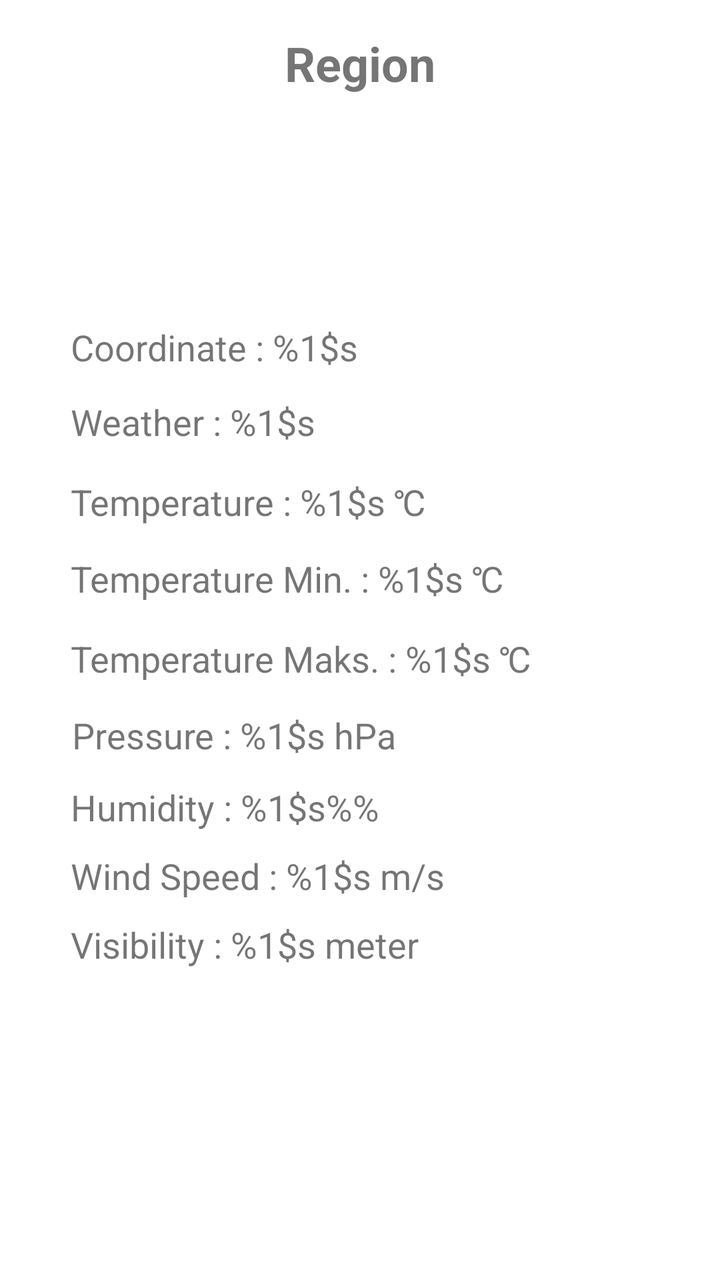
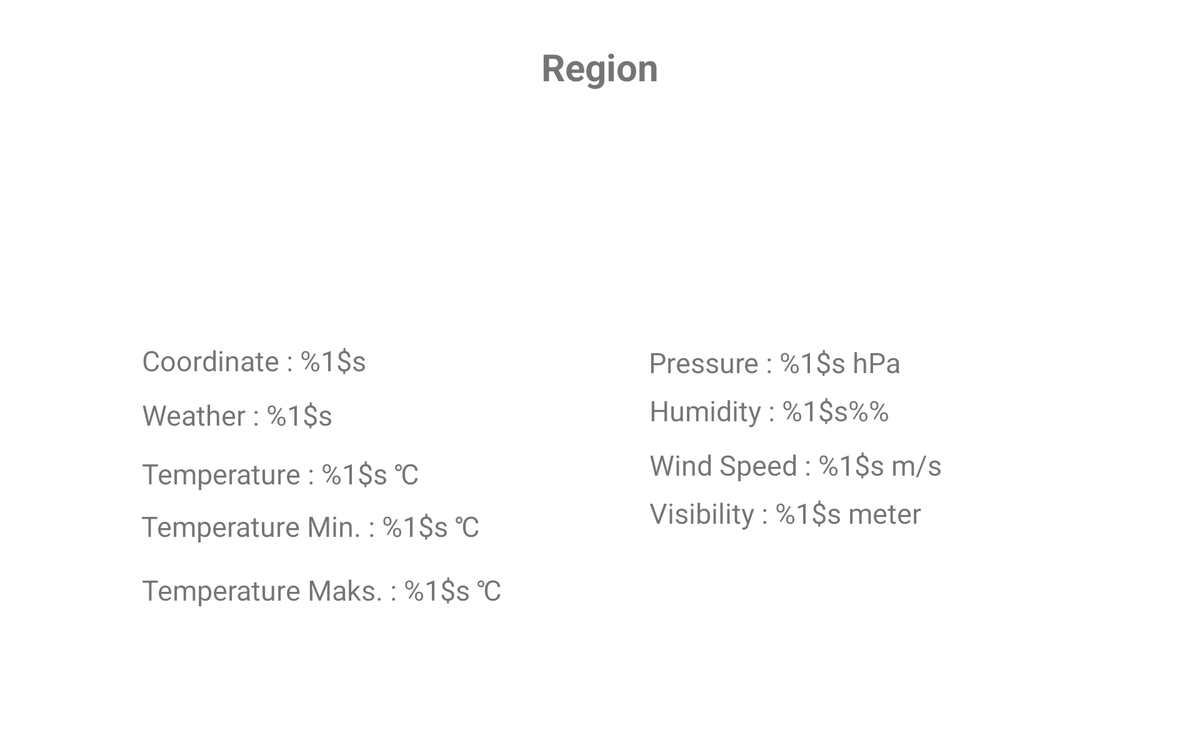

Compare how this app lays out the same screen by default and in its alternative resource folder. The renders come first, then the two layout files and the values they reference.
<!-- AndroidManifest.xml: application theme Theme.Cuacajabodetabek -->
<!-- res/layout/informasi_cuaca_detail.xml -->
<?xml version="1.0" encoding="utf-8"?>
<FrameLayout
    xmlns:android="http://schemas.android.com/apk/res/android"
    xmlns:app="http://schemas.android.com/apk/res-auto"
    android:layout_width="match_parent"
    android:layout_height="match_parent"
    xmlns:tools="http://schemas.android.com/tools"
    tools:context=".fragment.InformasiCuacaDetailFragment">
    <androidx.constraintlayout.widget.ConstraintLayout
        android:layout_width="match_parent"
        android:layout_height="match_parent">

        <ImageView
            android:id="@+id/imageViewDetail"
            android:layout_width="97dp"
            android:layout_height="97dp"
            app:layout_constraintBottom_toBottomOf="parent"
            app:layout_constraintEnd_toEndOf="parent"
            app:layout_constraintStart_toStartOf="parent"
            app:layout_constraintTop_toTopOf="parent"
            app:layout_constraintVertical_bias="0.09"
            tools:srcCompat="@tools:sample/avatars" />

        <TextView
            android:id="@+id/textDetailDaerah"
            android:layout_width="wrap_content"
            android:layout_height="wrap_content"
            android:text="@string/daerah"
            android:textSize="24sp"
            android:textStyle="bold"
            app:layout_constraintBottom_toTopOf="@+id/imageViewDetail"
            app:layout_constraintEnd_toEndOf="parent"
            app:layout_constraintStart_toStartOf="parent"
            app:layout_constraintTop_toTopOf="parent"
            app:layout_constraintVertical_bias="0.923" />

        <TextView
            android:id="@+id/textDetailKoordinat"
            android:layout_width="250dp"
            android:layout_height="wrap_content"
            android:textSize="18sp"
            android:text="@string/koordinat"
            app:layout_constraintBottom_toBottomOf="parent"
            app:layout_constraintEnd_toEndOf="parent"
            app:layout_constraintHorizontal_bias="0.322"
            app:layout_constraintStart_toStartOf="parent"
            app:layout_constraintTop_toBottomOf="@+id/textDetailDaerah"
            app:layout_constraintVertical_bias="0.2" />

        <TextView
            android:id="@+id/textDetailCuaca"
            android:layout_width="250dp"
            android:layout_height="wrap_content"
            android:textSize="18sp"
            android:text="@string/cuaca"
            app:layout_constraintBottom_toBottomOf="parent"
            app:layout_constraintEnd_toEndOf="parent"
            app:layout_constraintHorizontal_bias="0.322"
            app:layout_constraintStart_toStartOf="parent"
            app:layout_constraintTop_toBottomOf="@+id/textDetailKoordinat"
            app:layout_constraintVertical_bias="0.030" />

        <TextView
            android:id="@+id/textDetailTemperatur"
            android:layout_width="250dp"
            android:layout_height="wrap_content"
            android:textSize="18sp"
            android:text="@string/temperatur_rerate"
            app:layout_constraintBottom_toBottomOf="parent"
            app:layout_constraintEnd_toEndOf="parent"
            app:layout_constraintHorizontal_bias="0.322"
            app:layout_constraintStart_toStartOf="parent"
            app:layout_constraintTop_toBottomOf="@+id/textDetailCuaca"
            app:layout_constraintVertical_bias="0.040" />

        <TextView
            android:id="@+id/textDetailTemperaturMin"
            android:layout_width="250dp"
            android:layout_height="wrap_content"
            android:textSize="18sp"
            android:text="@string/temperatur_min"
            app:layout_constraintBottom_toBottomOf="parent"
            app:layout_constraintEnd_toEndOf="parent"
            app:layout_constraintHorizontal_bias="0.322"
            app:layout_constraintStart_toStartOf="parent"
            app:layout_constraintTop_toBottomOf="@+id/textDetailTemperatur"
            app:layout_constraintVertical_bias="0.040" />

        <TextView
            android:id="@+id/textDetailTemperaturMax"
            android:layout_width="250dp"
            android:layout_height="wrap_content"
            android:textSize="18sp"
            android:text="@string/temperatur_maks"
            app:layout_constraintBottom_toBottomOf="parent"
            app:layout_constraintEnd_toEndOf="parent"
            app:layout_constraintHorizontal_bias="0.322"
            app:layout_constraintStart_toStartOf="parent"
            app:layout_constraintTop_toBottomOf="@+id/textDetailTemperaturMin"
            app:layout_constraintVertical_bias="0.050" />

        <TextView
            android:id="@+id/textDetailTekanan"
            android:layout_width="wrap_content"
            android:layout_height="wrap_content"
            android:text="@string/tekanan"
            android:textSize="18sp"
            app:layout_constraintBottom_toBottomOf="parent"
            app:layout_constraintEnd_toEndOf="parent"
            app:layout_constraintHorizontal_bias="0.182"
            app:layout_constraintStart_toStartOf="parent"
            app:layout_constraintTop_toBottomOf="@+id/textDetailTemperaturMax"
            app:layout_constraintVertical_bias="0.051" />

        <TextView
            android:id="@+id/textDetailKelembaman"
            android:layout_width="250dp"
            android:layout_height="wrap_content"
            android:textSize="18sp"
            android:text="@string/kelembapan"
            app:layout_constraintBottom_toBottomOf="parent"
            app:layout_constraintEnd_toEndOf="parent"
            app:layout_constraintHorizontal_bias="0.322"
            app:layout_constraintStart_toStartOf="parent"
            app:layout_constraintTop_toBottomOf="@+id/textDetailTekanan"
            app:layout_constraintVertical_bias="0.050" />

        <TextView
            android:id="@+id/textView8"
            android:layout_width="250dp"
            android:layout_height="wrap_content"
            android:textSize="18sp"
            android:text="@string/kecepatan_angin"
            app:layout_constraintBottom_toBottomOf="parent"
            app:layout_constraintEnd_toEndOf="parent"
            app:layout_constraintHorizontal_bias="0.322"
            app:layout_constraintStart_toStartOf="parent"
            app:layout_constraintTop_toBottomOf="@+id/textDetailKelembaman"
            app:layout_constraintVertical_bias="0.050" />

        <TextView
            android:id="@+id/textDetailPengelihatan"
            android:layout_width="250dp"
            android:layout_height="wrap_content"
            android:textSize="18sp"
            android:text="@string/pengelihatan"
            app:layout_constraintBottom_toBottomOf="parent"
            app:layout_constraintEnd_toEndOf="parent"
            app:layout_constraintHorizontal_bias="0.322"
            app:layout_constraintStart_toStartOf="parent"
            app:layout_constraintTop_toBottomOf="@+id/textView8"
            app:layout_constraintVertical_bias="0.060" />
    </androidx.constraintlayout.widget.ConstraintLayout>

</FrameLayout>
<!-- resources referenced by this layout -->
<resources>
  <string name="cuaca">Weather : %1$s</string>
  <string name="daerah">Region</string>
  <string name="kecepatan_angin">Wind Speed : %1$s m/s</string>
  <string name="kelembapan">Humidity : %1$s\%%</string>
  <string name="koordinat">Coordinate : %1$s</string>
  <string name="pengelihatan">Visibility : %1$s meter</string>
  <string name="tekanan">Pressure : %1$s hPa</string>
  <string name="temperatur_maks">Temperature Maks. : %1$s \u2103</string>
  <string name="temperatur_min">Temperature Min. : %1$s \u2103</string>
  <string name="temperatur_rerate">Temperature : %1$s \u2103</string>
  <style name="Theme.Cuacajabodetabek" parent="Theme.MaterialComponents.DayNight.DarkActionBar">
          
          <item name="colorPrimary">@color/purple_500</item>
          <item name="colorPrimaryVariant">@color/purple_700</item>
          <item name="colorOnPrimary">@color/white</item>
          
          <item name="colorSecondary">@color/teal_200</item>
          <item name="colorSecondaryVariant">@color/teal_700</item>
          <item name="colorOnSecondary">@color/black</item>
          
          <item name="android:statusBarColor" tools:targetApi="l">?attr/colorPrimaryVariant</item>
          
      </style>
</resources>
<!-- res/layout-xlarge-land/informasi_cuaca_detail.xml (the repository's variant of the layout above) -->
<!-- drawn on a large tablet held sideways -->
<?xml version="1.0" encoding="utf-8"?>
<FrameLayout
    xmlns:android="http://schemas.android.com/apk/res/android"
    xmlns:app="http://schemas.android.com/apk/res-auto"
    android:layout_width="match_parent"
    android:layout_height="match_parent"
    xmlns:tools="http://schemas.android.com/tools"
    tools:context=".fragment.InformasiCuacaDetailFragment">
    <androidx.constraintlayout.widget.ConstraintLayout
        android:layout_width="match_parent"
        android:layout_height="match_parent">

        <ImageView
            android:id="@+id/imageViewDetail"
            android:layout_width="238dp"
            android:layout_height="217dp"
            android:contentDescription="@string/app_name"
            app:layout_constraintBottom_toBottomOf="parent"
            app:layout_constraintEnd_toEndOf="parent"
            app:layout_constraintStart_toStartOf="parent"
            app:layout_constraintTop_toTopOf="parent"
            app:layout_constraintVertical_bias="0.175"
            tools:srcCompat="@tools:sample/avatars" />

        <TextView
            android:id="@+id/textDetailDaerah"
            android:layout_width="wrap_content"
            android:layout_height="wrap_content"
            android:text="@string/daerah"
            android:textSize="40sp"
            android:textStyle="bold"
            app:layout_constraintBottom_toTopOf="@+id/imageViewDetail"
            app:layout_constraintEnd_toEndOf="parent"
            app:layout_constraintStart_toStartOf="parent"
            app:layout_constraintTop_toTopOf="parent"
            app:layout_constraintVertical_bias="0.923" />

        <TextView
            android:id="@+id/textDetailKoordinat"
            android:layout_width="500dp"
            android:layout_height="wrap_content"
            android:text="@string/koordinat"
            android:textSize="30sp"
            app:layout_constraintBottom_toBottomOf="parent"
            app:layout_constraintEnd_toEndOf="parent"
            app:layout_constraintHorizontal_bias="0.194"
            app:layout_constraintStart_toStartOf="parent"
            app:layout_constraintTop_toBottomOf="@+id/textDetailDaerah"
            app:layout_constraintVertical_bias="0.402" />

        <TextView
            android:id="@+id/textDetailTemperatur"
            android:layout_width="500dp"
            android:layout_height="wrap_content"
            android:text="@string/temperatur_rerate"
            android:textSize="30sp"
            app:layout_constraintBottom_toBottomOf="parent"
            app:layout_constraintEnd_toEndOf="parent"
            app:layout_constraintHorizontal_bias="0.194"
            app:layout_constraintStart_toStartOf="parent"
            app:layout_constraintTop_toBottomOf="@+id/textDetailCuaca"
            app:layout_constraintVertical_bias="0.074" />

        <TextView
            android:id="@+id/textDetailTemperaturMax"
            android:layout_width="500dp"
            android:layout_height="wrap_content"
            android:text="@string/temperatur_maks"
            android:textSize="30sp"
            app:layout_constraintBottom_toBottomOf="parent"
            app:layout_constraintEnd_toEndOf="parent"
            app:layout_constraintHorizontal_bias="0.194"
            app:layout_constraintStart_toStartOf="parent"
            app:layout_constraintTop_toBottomOf="@+id/textDetailTemperaturMin"
            app:layout_constraintVertical_bias="0.155" />

        <TextView
            android:id="@+id/textDetailCuaca"
            android:layout_width="500dp"
            android:layout_height="wrap_content"
            android:text="@string/cuaca"
            android:textSize="30sp"
            app:layout_constraintBottom_toBottomOf="parent"
            app:layout_constraintEnd_toEndOf="parent"
            app:layout_constraintHorizontal_bias="0.194"
            app:layout_constraintStart_toStartOf="parent"
            app:layout_constraintTop_toBottomOf="@+id/textDetailKoordinat"
            app:layout_constraintVertical_bias="0.049" />

        <TextView
            android:id="@+id/textDetailTemperaturMin"
            android:layout_width="500dp"
            android:layout_height="wrap_content"
            android:text="@string/temperatur_min"
            android:textSize="30sp"
            app:layout_constraintBottom_toBottomOf="parent"
            app:layout_constraintEnd_toEndOf="parent"
            app:layout_constraintHorizontal_bias="0.193"
            app:layout_constraintStart_toStartOf="parent"
            app:layout_constraintTop_toBottomOf="@+id/textDetailTemperatur"
            app:layout_constraintVertical_bias="0.065" />

        <TextView
            android:id="@+id/textDetailPengelihatan"
            android:layout_width="500dp"
            android:layout_height="wrap_content"
            android:text="@string/pengelihatan"
            android:textSize="30sp"
            app:layout_constraintBottom_toBottomOf="parent"
            app:layout_constraintEnd_toEndOf="parent"
            app:layout_constraintHorizontal_bias="0.888"
            app:layout_constraintStart_toStartOf="parent"
            app:layout_constraintTop_toBottomOf="@+id/textDetailKecepatanAngin"
            app:layout_constraintVertical_bias="0.043" />

        <TextView
            android:id="@+id/textDetailTekanan"
            android:layout_width="500dp"
            android:layout_height="wrap_content"
            android:text="@string/tekanan"
            android:textSize="30sp"
            app:layout_constraintBottom_toBottomOf="parent"
            app:layout_constraintEnd_toEndOf="parent"
            app:layout_constraintHorizontal_bias="0.887"
            app:layout_constraintStart_toStartOf="parent"
            app:layout_constraintTop_toTopOf="parent"
            app:layout_constraintVertical_bias="0.482" />

        <TextView
            android:id="@+id/textDetailKelembaman"
            android:layout_width="500dp"
            android:layout_height="wrap_content"
            android:text="@string/kelembapan"
            android:textSize="30sp"
            app:layout_constraintBottom_toBottomOf="parent"
            app:layout_constraintEnd_toEndOf="parent"
            app:layout_constraintHorizontal_bias="0.888"
            app:layout_constraintStart_toStartOf="parent"
            app:layout_constraintTop_toBottomOf="@+id/textDetailTekanan"
            app:layout_constraintVertical_bias="0.03" />

        <TextView
            android:id="@+id/textDetailKecepatanAngin"
            android:layout_width="500dp"
            android:layout_height="wrap_content"
            android:text="@string/kecepatan_angin"
            android:textSize="30sp"
            app:layout_constraintBottom_toBottomOf="parent"
            app:layout_constraintEnd_toEndOf="parent"
            app:layout_constraintHorizontal_bias="0.888"
            app:layout_constraintStart_toStartOf="parent"
            app:layout_constraintTop_toBottomOf="@+id/textDetailKelembaman"
            app:layout_constraintVertical_bias="0.057" />

    </androidx.constraintlayout.widget.ConstraintLayout>

</FrameLayout>
<!-- resources referenced by the variant -->
<!-- as a large tablet held sideways resolves them -->
<resources>
  <string name="app_name">JABODETABEK Weather</string>
  <string name="cuaca">Weather : %1$s</string>
  <string name="daerah">Region</string>
  <string name="kecepatan_angin">Wind Speed : %1$s m/s</string>
  <string name="kelembapan">Humidity : %1$s\%%</string>
  <string name="koordinat">Coordinate : %1$s</string>
  <string name="pengelihatan">Visibility : %1$s meter</string>
  <string name="tekanan">Pressure : %1$s hPa</string>
  <string name="temperatur_maks">Temperature Maks. : %1$s \u2103</string>
  <string name="temperatur_min">Temperature Min. : %1$s \u2103</string>
  <string name="temperatur_rerate">Temperature : %1$s \u2103</string>
  <style name="Theme.Cuacajabodetabek" parent="Theme.MaterialComponents.DayNight.DarkActionBar">
          
          <item name="colorPrimary">@color/purple_500</item>
          <item name="colorPrimaryVariant">@color/purple_700</item>
          <item name="colorOnPrimary">@color/white</item>
          
          <item name="colorSecondary">@color/teal_200</item>
          <item name="colorSecondaryVariant">@color/teal_700</item>
          <item name="colorOnSecondary">@color/black</item>
          
          <item name="android:statusBarColor" tools:targetApi="l">?attr/colorPrimaryVariant</item>
          
      </style>
</resources>
